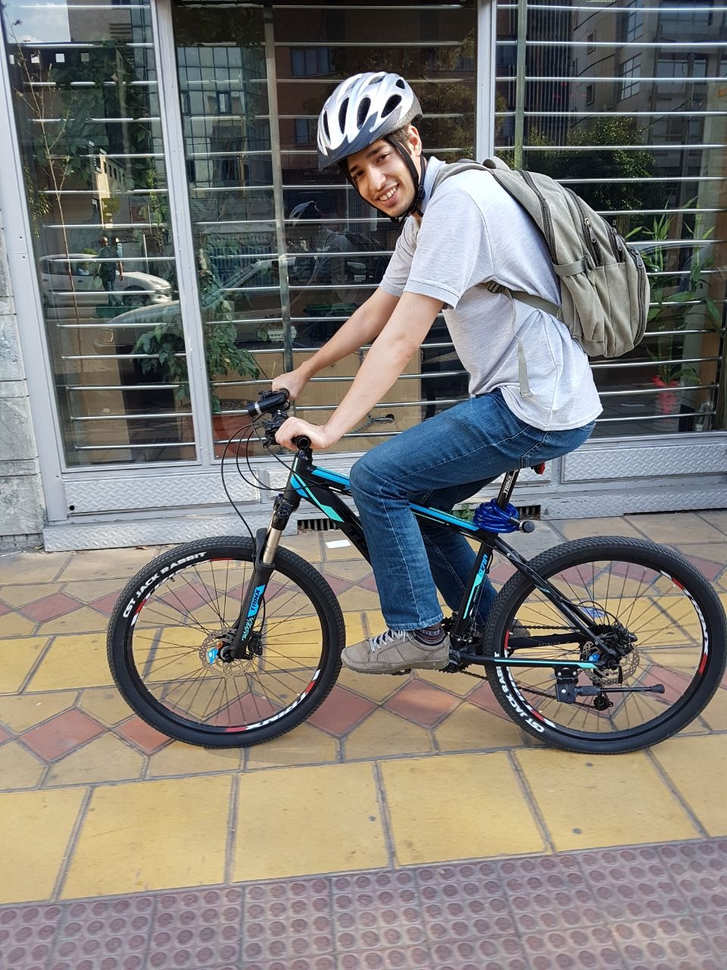
#> input picture images/image-01.png, 727 x 970 px, shrunk from 960 x 1280 before the run
$ python edge_detection.py
#> lines starting #> are read from the running program, lines starting #| are printed output that depends on the picture
import matplotlib.pyplot as plt

# define the vertical filter
vertical_filter = [[-1, -2, -1], [0, 0, 0], [1, 2, 1]]

# define the horizontal filter
horizontal_filter = [[-1, 0, 1], [-2, 0, 2], [-1, 0, 1]]

# read in the pinwheel image
image_name = 'images/image-01'
img = plt.imread(image_name + '.png')
#> img is the input picture: shape (970, 727, 4) float32; mean R, G, B, A 0.49, 0.479, 0.462, 1
img = img[:, :, :3]
#> img: shape (970, 727, 3) float32

# get the dimensions of the image
n, m, d = img.shape
#> n = 970; m = 727; d = 3

# initialize the edges image
edges_img = img.copy()

# loop over all pixels in the image
for row in range(3, n - 2):
    for col in range(3, m - 2):
        # create little local 3x3 box
        local_pixels = img[row - 1:row + 2, col - 1:col + 2, 0]

        # apply the vertical filter
        vertical_transformed_pixels = vertical_filter * local_pixels
        # remap the vertical score
        vertical_score = vertical_transformed_pixels.sum() / 4

        # apply the horizontal filter
        horizontal_transformed_pixels = horizontal_filter * local_pixels
        # remap the horizontal score
        horizontal_score = horizontal_transformed_pixels.sum() / 4

        # combine the horizontal and vertical scores into a total edge score
        edge_score = (vertical_score ** 2 + horizontal_score ** 2) ** .5

        # insert this edge score into the edges image
        edges_img[row, col] = [edge_score] * 3
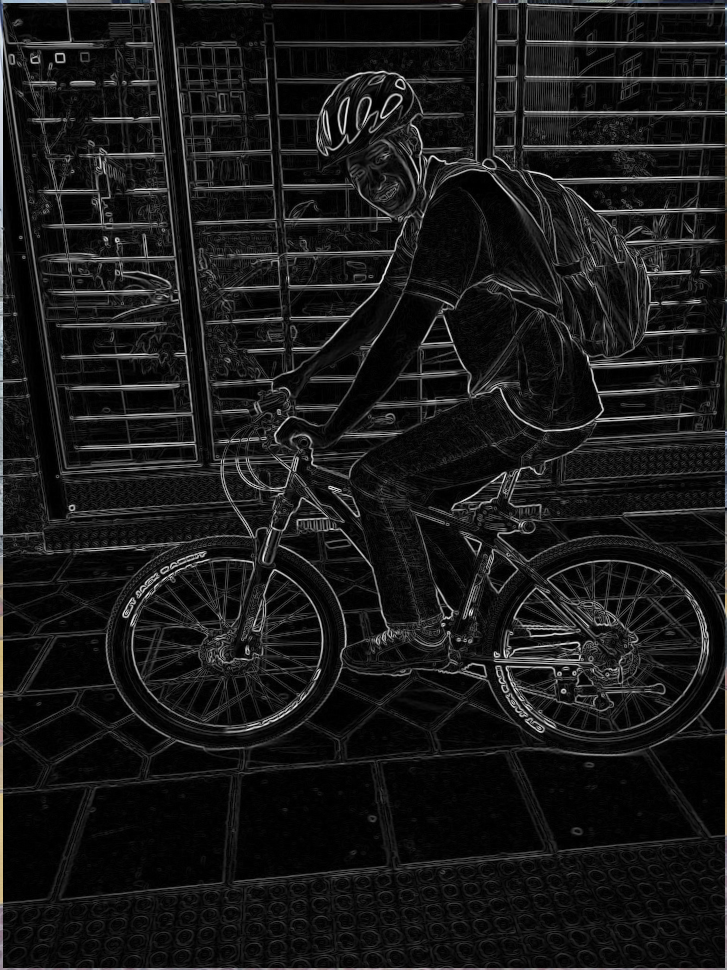
#> edges_img: shape (970, 727, 3) float32; mean R, G, B 0.0968, 0.0966, 0.0966

# remap the values in the 0-1 range in case they went out of bounds
edges_img = edges_img / edges_img.max()

plt.imsave(image_name + '-edged.png', edges_img)
